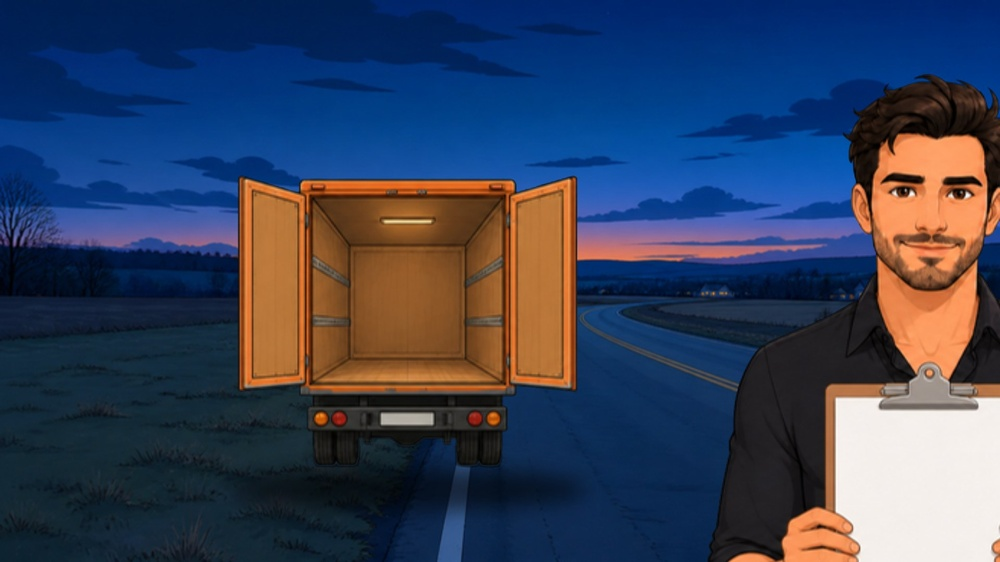
#> input picture uretim/2026-11-04-miras-sizintilari/05-gorsel/kontakt/S01-aday-A.jpg, 1000 x 562 px, shrunk from 1920 x 1080 before the run
$ python nesne-bol.py ../kontakt/S01-aday-A.jpg out.png ../kontakt/kontakt-dalga1a.jpg
#> lines starting #> are read from the running program, lines starting #| are printed output that depends on the picture; after the words box and inside, x2 and y2 are one past the last pixel; in counts of white or black regions, pixels touching at a corner belong together
#!/usr/bin/env python3
"""Nesne sayfasını sütun boşluklarına göre nesnelere böler (kes-m4 tek görselde yalnız en büyük bileşeni tuttuğu için).
Kullanım: python -I nesne-bol.py <sayfa.png> <cikis_oneki> <ad1,ad2,...>  → <onek>-<ad>-ham.png (30 px pay)."""
import sys, cv2, numpy as np
img = cv2.imread(sys.argv[1]); h, w = img.shape[:2]; adlar = sys.argv[3].split(",")
#> further down, img is the input picture: shape (562, 1000, 3); mean B, G, R 90.5, 65.8, 55.1
#> after `h, w = img.shape[:2]`: h = 562; w = 1000
lab = cv2.cvtColor(img, cv2.COLOR_BGR2LAB).astype(np.float32)
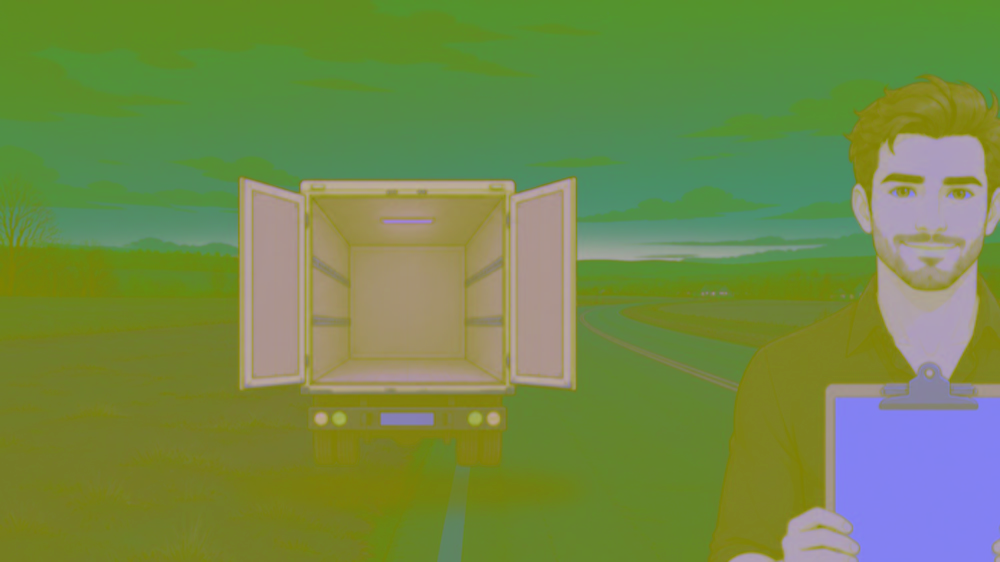
#> lab: shape (562, 1000, 3) float32; mean B, G, R 73.2, 138.5, 113.6
bg = np.median(np.concatenate([lab[:24, :24].reshape(-1, 3), lab[:24, -24:].reshape(-1, 3)]), 0)
#> bg = [39.5, 144.5, 88]
m = (np.linalg.norm(lab - bg, axis=2) > 25).astype(np.uint8)
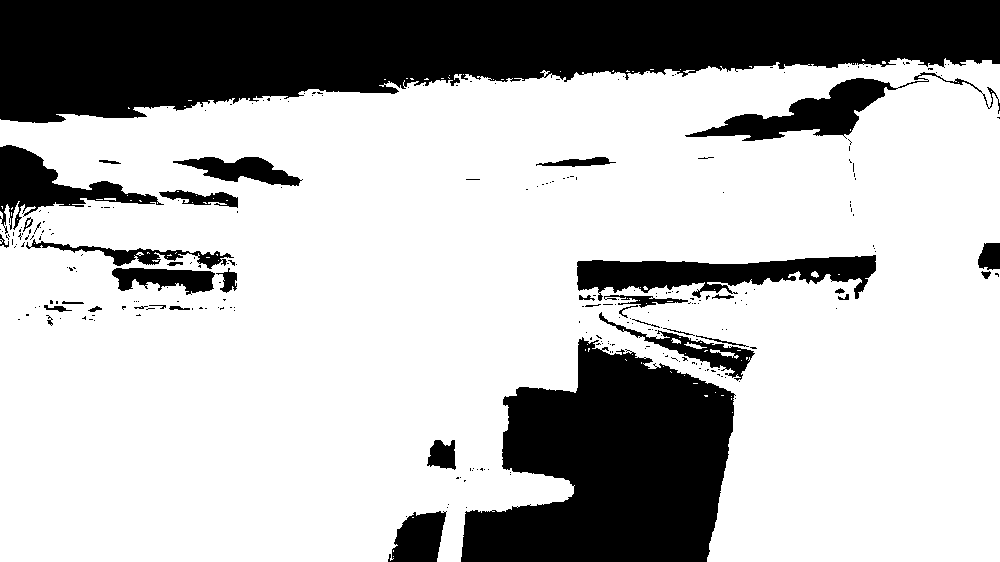
#> m: shape (562, 1000); values 0 (black) and 1 (white), 72.1% white; 264 black regions (227 under 20 px), largest, box (x1, y1, x2, y2) and area: (0, 0, 1000, 123) 84447, (461, 337, 736, 562) 41456, (577, 255, 876, 301) 7200
m = cv2.morphologyEx(m, cv2.MORPH_OPEN, np.ones((5, 5), np.uint8))
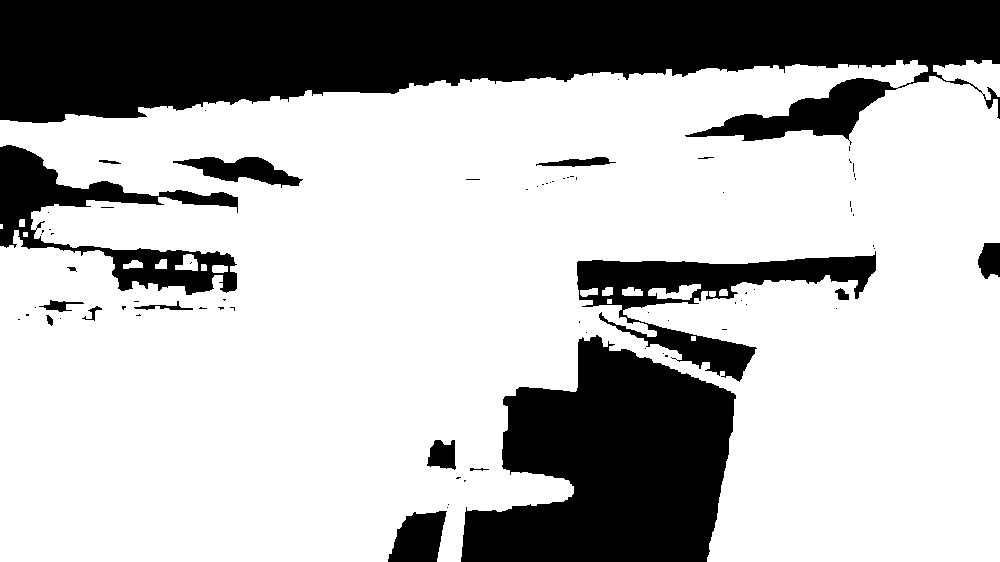
#> m: shape (562, 1000); values 0 (black) and 1 (white), 71.1% white; 78 black regions (60 under 20 px), largest, box (x1, y1, x2, y2) and area: (0, 0, 1000, 145) 91176, (461, 335, 736, 562) 41892, (577, 251, 876, 382) 11655
col = m.sum(0) > 3; seg = []; x = 0
while x < w:
    if col[x]:
        s = x
        while x < w and col[x]: x += 1
        if x - s > 40: seg.append((s, x))
    x += 1
#> after the loop, seg = [(0, 1000)]; x = 1001
# yakın parçaları birleştir (aynı nesnenin ince boşlukları)
bir = [list(seg[0])]
#> bir = [[0, 1000]]
for s, e in seg[1:]:
    if s - bir[-1][1] < 12: bir[-1][1] = e
    else: bir.append([s, e])
#> this loop made 0 passes
assert len(bir) == len(adlar), f"{len(bir)} parça bulundu, {len(adlar)} ad verildi: {bir}"
for (s, e), ad in zip(bir, adlar):
    ys = np.where(m[:, s:e].any(1))[0]; y0, y1 = max(ys[0] - 30, 0), min(ys[-1] + 30, h)
    x0, x1 = max(s - 30, 0), min(e + 30, w)
    cv2.imwrite(f"{sys.argv[2]}-{ad}-ham.png", img[y0:y1, x0:x1]); print(ad, (x0, y0, x1, y1))
#> this loop made 1 pass
#> (s, e, ad, y0, y1, x0, x1) on pass 1: (0, 1000, '../kontakt/kontakt-dalga1a.jpg', 30, 562, 0, 1000)
#| ../kontakt/kontakt-dalga1a.jpg (0, 30, 1000, 562)
#> pass 1, `cv2.imwrite(f'{sys.argv[2]}-{ad}-ham.png', img[y0:y1, x0:x1])`:
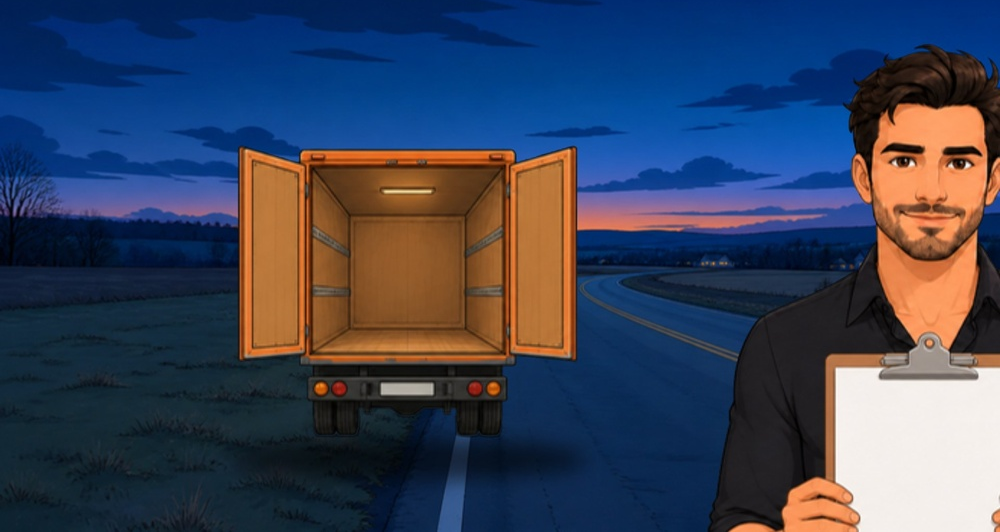
#> saved as kontakt-dalga1a.jpg-ham.png: shape (532, 1000, 3); mean B, G, R 90, 67.4, 58.2

$ run again, on uretim/2026-11-04-miras-sizintilari/05-gorsel/kontakt/kontakt-dalga1b-2.jpg
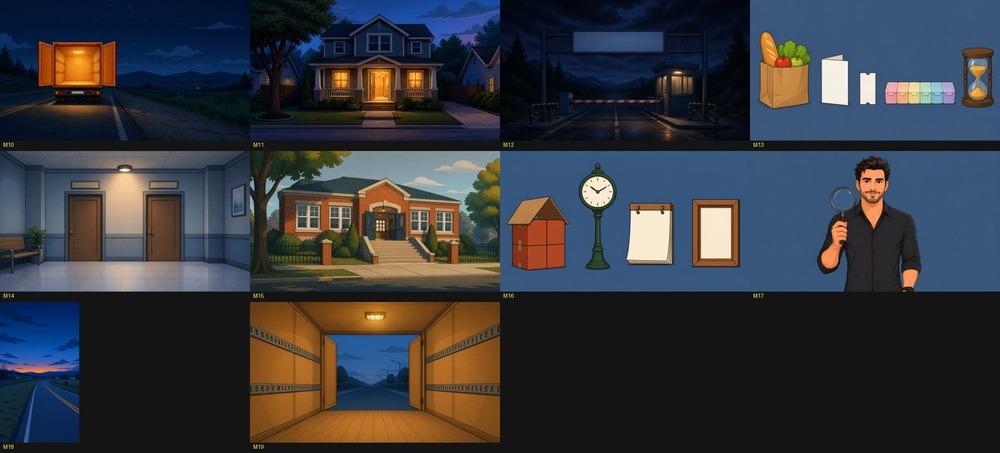
#> input picture uretim/2026-11-04-miras-sizintilari/05-gorsel/kontakt/kontakt-dalga1b-2.jpg, 1000 x 453 px, shrunk from 1920 x 870 before the run
#> img is the input picture: shape (453, 1000, 3); mean B, G, R 62.1, 56.4, 54.3
#> `lab = cv2.cvtColor(img, cv2.COLOR_BGR2LAB).astype(np.float32)`:
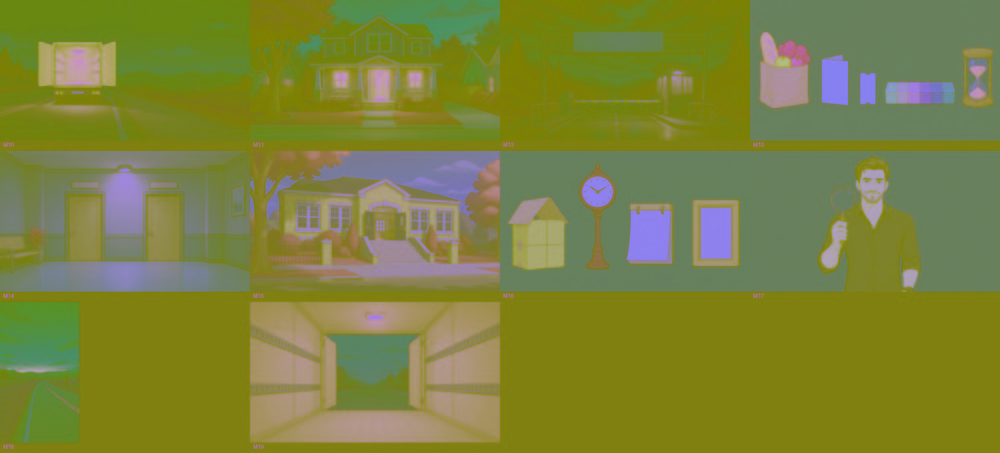
#> lab: shape (453, 1000, 3) float32; mean B, G, R 59.7, 131.2, 124.6
#> bg = [59.5, 131, 104]
#> `m = cv2.morphologyEx(m, cv2.MORPH_OPEN, np.ones((5, 5), np.uint8))`:
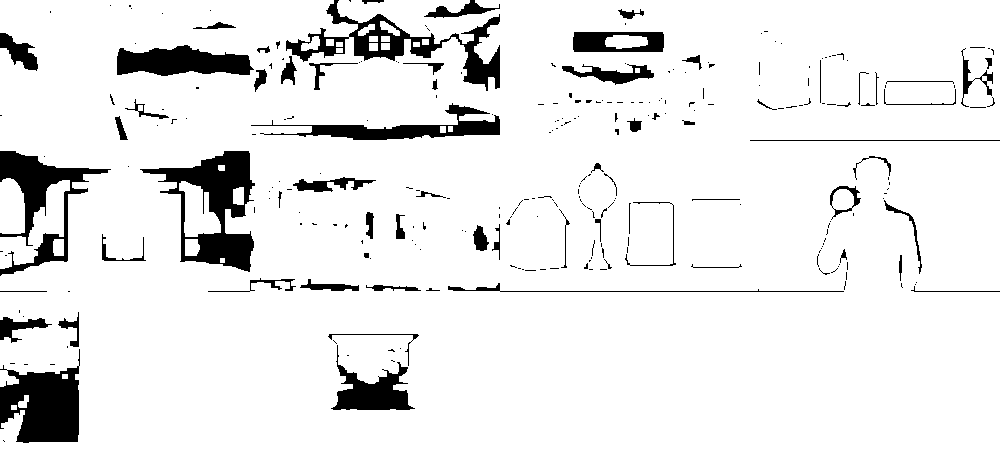
#> m: shape (453, 1000); values 0 (black) and 1 (white), 91.6% white; 278 black regions (209 under 20 px), largest, box (x1, y1, x2, y2) and area: (140, 151, 255, 272) 5438, (0, 349, 80, 443) 4720, (286, 0, 500, 91) 4179
#> after the loop `while x < w:`: seg = [(0, 1000)]; x = 1001
#> bir = [[0, 1000]]
#> the loop `for (s, e), ad in zip(bir, adlar):` made 1 pass
#> (s, e, ad, y0, y1, x0, x1) on pass 1: (0, 1000, '../kontakt/kontakt-dalga1b-2.jpg', 0, 453, 0, 1000)
#> (printed output is left out)
